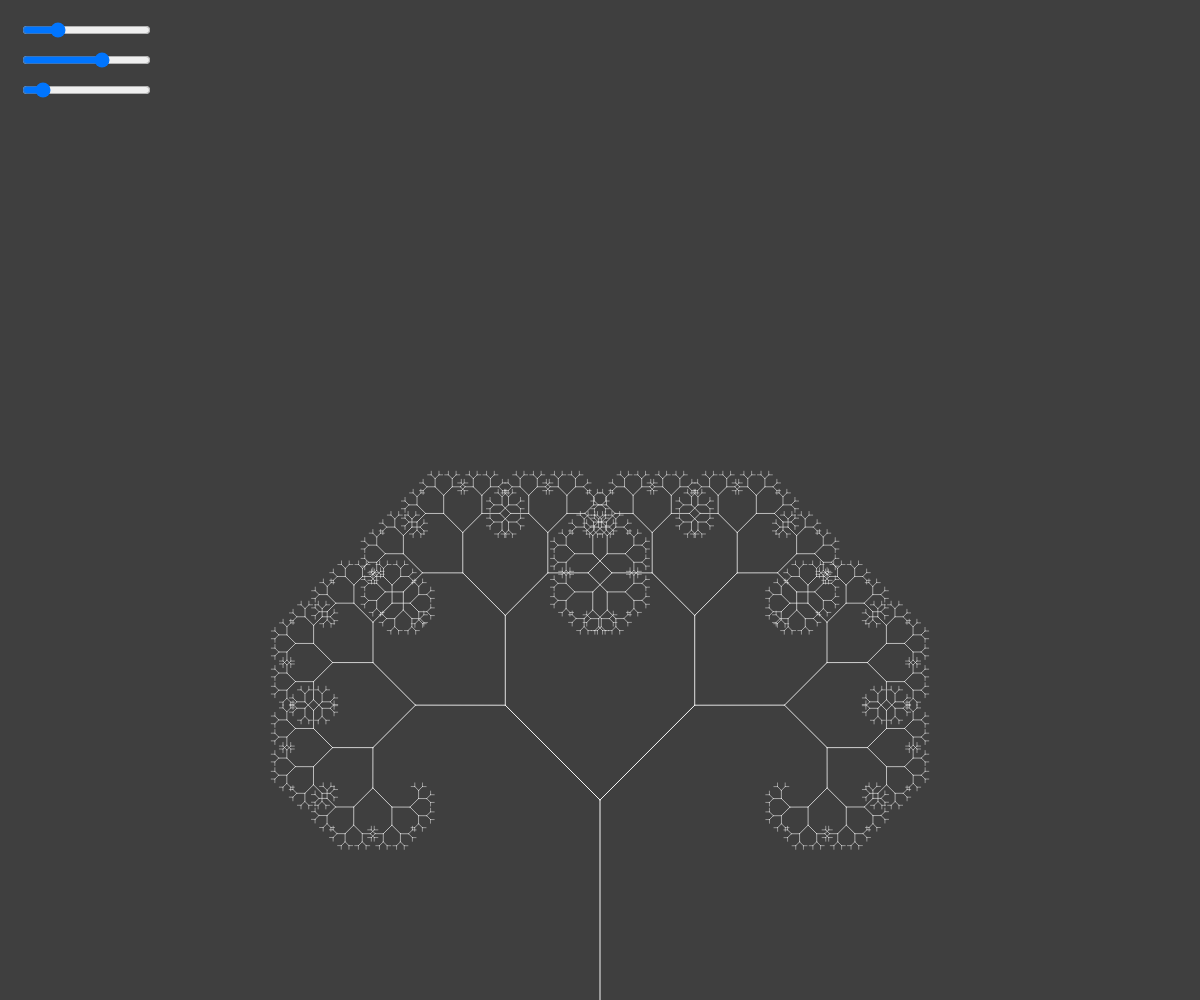
Frame 1 (no input)
Frame 60 (no input): identical to frame 1, image omitted
Frame 120 (the mouse pressed at the canvas centre since frame 60): identical to frame 1, image omitted

The p5.js sketch that drew this single still picture (run headless with seeded random() and noise() and a simulated clock; from frame 60 on, the mouse is pressed at the canvas centre):

// p5.js sketch
// ── sketch.js
let branches;
let branchProportion;
let fullAngle;
let iterations;
let maxIterations;

function setup(){
  createCanvas(window.innerWidth, window.innerHeight);
  a = createSlider(0, 2 * PI, HALF_PI, .01);
  a.position(20, 20);
  p = createSlider(0.1, 1, .67, .01);
  p.position(20, 50);
  b = createSlider(1, 10, 2);
  b.position(20, 80);
  iterations = 0;
}

function draw(){
  background(63);
  stroke(255);
  push();
  translate(width / 2, height);
  rotate(PI);
  branches = b.value();
  branchProportion = p.value();
  fullAngle = a.value();
  maxIterations = log(2000) / log(branches);
  let n = new branch();
  n.show(200);
  pop();
}
class branch{

  branch(){
    //
  }
  show(l){
    if (iterations <= maxIterations && l > 2){
      iterations++;
      push();
      strokeWeight(1 - iterations / 20);
      line(0, 0, 0, l);
      translate(0, l);
      rotate(- fullAngle / 2);
      for (let i = 0; i < branches; i++){
        let n = new branch();
        n.show(l * branchProportion);
        rotate(fullAngle / (branches - 1));
      }
      iterations--;
      pop();
    }
  }
}
